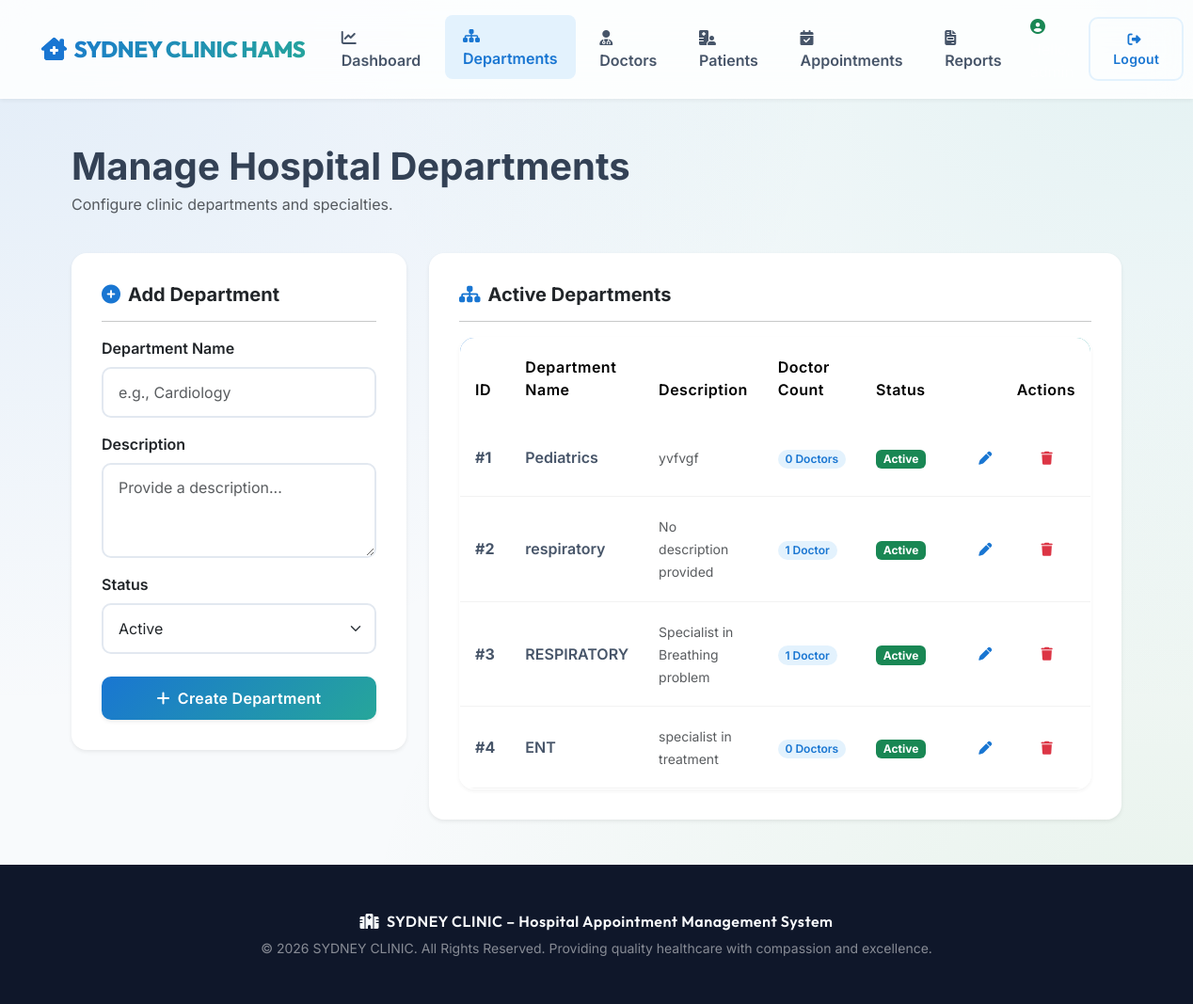
The page /admin-panel/departments/ (signed in) on the database its author committed.
### appointments/models.py (models this page shows, shortened)
class Department(models.Model):
    STATUS_CHOICES = [
        ('Active', 'Active'),
        ('Inactive', 'Inactive'),
    ]
    department_name = models.CharField(max_length=100, unique=True)
    description = models.TextField(blank=True, default='')
    status = models.CharField(max_length=10, choices=STATUS_CHOICES, default='Active')

### appointments/views.py (the view)
# urls.py: path('admin-panel/departments/', views.admin_manage_departments, name='admin_manage_departments'),
@user_passes_test(admin_required, login_url='admin_login')
def admin_manage_departments(request):
    departments = Department.objects.all().annotate(num_doctors=Count('doctors'))
    if request.method == 'POST':
        form = DepartmentForm(request.POST)
        if form.is_valid():
            form.save()
            messages.success(request, "Department added successfully!")
            return redirect('admin_manage_departments')
    else:
        form = DepartmentForm()
    return render(request, 'admin/departments.html', {'departments': departments, 'form': form})

### appointments/forms.py
class DepartmentForm(forms.ModelForm):
    class Meta:
        model = Department
        fields = ['department_name', 'description', 'status']
        widgets = {
            'department_name': forms.TextInput(attrs={'class': 'form-control', 'placeholder': 'e.g., Cardiology'}),
            'description': forms.Textarea(attrs={'class': 'form-control', 'rows': 3, 'placeholder': 'Provide a description...'}),
            'status': forms.Select(attrs={'class': 'form-select'}),
        }

### appointments/views.py (called while the page is built)
def admin_required(user):
    return user.is_authenticated and user.is_staff

### templates/admin/departments.html (shortened to what this page needs)
{% extends 'base.html' %}
{% block content %}
<div class="row mb-4 align-items-center">
    <div class="col-12">
        <h1 class="fw-bold mb-1">Manage Hospital Departments</h1>
        <p class="text-muted">Configure clinic departments and specialties.</p>
    </div>
</div>
<div class="row g-4">
    <div class="col-lg-4">
        <div class="card border-0 shadow-sm rounded-4 p-3">
            <div class="card-body">
                <h5 class="fw-bold mb-3"><i class="fa-solid fa-plus-circle text-teal me-2" style="color: var(--primary-color);"></i>Add Department</h5>
                <hr>
                <form method="POST">
                    <div class="mb-3">
                        <label for="{{ form.department_name.id_for_label }}" class="form-label fw-semibold">Department Name</label>
                        {{ form.department_name }}
                    </div>
                    <div class="mb-3">
                        <label for="{{ form.description.id_for_label }}" class="form-label fw-semibold">Description</label>
                        {{ form.description }}
                    </div>
                    <div class="mb-3">
                        <label for="{{ form.status.id_for_label }}" class="form-label fw-semibold">Status</label>
                        {{ form.status }}
                    </div>
                    <button type="submit" class="btn btn-primary w-100 shadow-sm mt-2">
                        <i class="fa-solid fa-plus me-2"></i>Create Department
                    </button>
                </form>
            </div>
        </div>
    </div>
    <div class="col-lg-8">
        <div class="card border-0 shadow-sm rounded-4 p-3">
            <div class="card-body">
                <h5 class="fw-bold mb-3"><i class="fa-solid fa-sitemap text-teal me-2" style="color: var(--primary-color);"></i>Active Departments</h5>
                <hr>
                <div class="table-responsive custom-table-container">
                    <table class="table custom-table table-hover align-middle">
                        <thead>
                            <tr>
                                <th style="width: 80px;">ID</th>
                                <th>Department Name</th>
                                <th>Description</th>
                                <th>Doctor Count</th>
                                <th>Status</th>
                                <th class="text-end" style="width: 150px;">Actions</th>
                            </tr>
                        </thead>
                        <tbody>
                            {% if departments %}
                                {% for dept in departments %}
                                    <tr>
                                        <td><strong>#{{ dept.id }}</strong></td>
                                        <td><span class="fw-semibold">{{ dept.department_name }}</span></td>
                                        <td><span class="text-muted small">{{ dept.description|default:"No description provided" }}</span></td>
                                        <td>
                                            <span class="badge bg-teal-light text-teal rounded-pill" style="background-color: var(--primary-light); color: var(--primary-color); font-weight: 600;">
                                                {{ dept.num_doctors }} Doctor{{ dept.num_doctors|pluralize }}
                                            </span>
                                        </td>
                                        <td>
                                            {% if dept.status == 'Active' %}
                                                <span class="badge bg-success text-white">Active</span>
                                            {% else %}
                                                <span class="badge bg-danger text-white">Inactive</span>
                                            {% endif %}
                                        </td>
                                        <td class="text-end">
                                            <div class="d-flex justify-content-end gap-1">
                                                <a href="{% url 'admin_edit_department' dept.id %}" class="btn btn-sm btn-outline-teal" style="color: var(--primary-color); border-color: var(--primary-color);" title="Edit">
                                                    <i class="fa-solid fa-pen"></i>
                                                </a>
                                                <a href="{% url 'admin_delete_department' dept.id %}" class="btn btn-sm btn-outline-danger btn-confirm" data-confirm-msg="Are you sure you want to delete department '{{ dept.department_name }}'? This will delete all doctors and appointments associated with this department." title="Delete">
                                                    <i class="fa-solid fa-trash"></i>
                                                </a>
                                            </div>
                                        </td>
                                    </tr>
                                {% endfor %}
                            {% else %}
                                <tr>
                                    <td colspan="6" class="text-center py-4 text-muted">
                                        <i class="fa-solid fa-circle-info me-2 fa-lg"></i>No departments configured. Add one on the left panel.
                                    </td>
                                </tr>
                            {% endif %}
                        </tbody>
                    </table>
                </div>
            </div>
        </div>
    </div>
</div>
{% endblock %}

### static/css/style.css (style rules this page uses)
:root { --primary-color: #1976D2; --primary-hover: #1565C0; --primary-light: #E3F2FD; --secondary-color: #26A69A; --secondary-hover: #00897B; --accent-color: #4CAF50; --accent-hover: #43A047; --success-color: #10B981; --danger-color: #EF4444; --warning-color: #F59E0B; --info-color: #3B82F6; --light-bg: #F8FAFC; --white: #ffffff; --border-radius: 16px; --shadow-sm: 0 2px 4px rgba(0,0,0,0.05); --shadow-md: 0 8px 16px rgba(0,0,0,0.08); --shadow-lg: 0 20px 40px rgba(0,0,0,0.12); --glass-bg: rgba(255, 255, 255, 0.85); --glass-border: rgba(255, 255, 255, 0.6); --glass-blur: blur(20px); --gradient-primary: linear-gradient(135deg, #1976D2 0%, #26A69A 100%); --glow-primary: 0 0 20px rgba(25, 118, 210, 0.3); --glow-secondary: 0 0 20px rgba(38, 166, 154, 0.3); }
body { font-family: 'Inter', 'Outfit', -apple-system, BlinkMacSystemFont, "Segoe UI", Roboto, sans-serif; background: #F8FAFC; background-image: radial-gradient(at 0% 0%, hsla(211, 79%, 46%, 0.1) 0px, transparent 50%), radial-gradient(at 100% 0%, hsla(174, 62%, 40%, 0.1) 0px, transparent 50%), radial-gradient(at 100% 100%, hsla(122, 39%, 49%, 0.1) 0px, transparent 50%); background-attachment: fixed; color: #334155; min-height: 100vh; display: flex; flex-direction: column; }
.btn { border-radius: 10px; padding: 0.7rem 1.5rem; font-weight: 600; transition: all 0.3s ease; letter-spacing: 0.3px; border: none; }
.btn-primary { background: var(--gradient-primary); color: white; box-shadow: 0 4px 10px rgba(25, 118, 210, 0.3); }
.custom-table-container { border-radius: var(--border-radius); overflow: hidden; border: 1px solid var(--glass-border); box-shadow: var(--shadow-sm); background: var(--glass-bg); }
.custom-table { margin-bottom: 0; }
.custom-table thead { background: var(--gradient-primary); color: var(--white); }
.custom-table th { font-weight: 600; padding: 1.2rem 1rem; border-bottom: none; letter-spacing: 0.5px; }
.custom-table td { padding: 1.2rem 1rem; vertical-align: middle; border-bottom: 1px solid rgba(0,0,0,0.05); color: #475569; }
.custom-table tbody tr { transition: background-color 0.2s ease; }
.form-control, .form-select { border-radius: 10px; border: 2px solid #E2E8F0; padding: 0.8rem 1rem; transition: all 0.3s ease; background-color: rgba(255, 255, 255, 0.9); }

### rows shown on the page
Department: id "1", department_name "Pediatrics", description "yvfvgf", num_doctors "0", status "Active"
Department: id "2", department_name "respiratory", description "No description provided", num_doctors "1", status "Active"
Department: id "3", department_name "RESPIRATORY", description "Specialist in Breathing problem", num_doctors "1", status "Active"
Department: id "4", department_name "ENT", description "specialist in treatment", num_doctors "0", status "Active"
